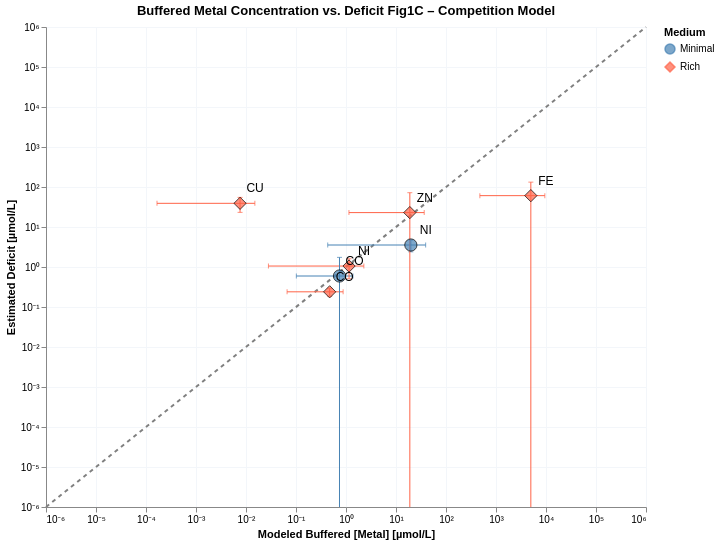

The notebook cell this image was saved under:
### Markdown cell above
### Plot 1 – Competition model: estimated buffered [Metal] vs. Estimated deficit

### Code cell
import polars as pl
import altair as alt

plot_df_comp = build_plot_df(
    est_competition_minimal_lb, est_competition_minimal_ub,
    est_competition_rich_lb,    est_competition_rich_ub,
    deficit_minimal, deficit_rich,
)

df = pl.from_pandas(plot_df_comp).with_columns([
    (pl.col("est_buf_center_M") * 1e6).alias("x_uM"),
    (pl.col("est_buf_lb_M")     * 1e6).alias("x_lb_uM"),
    (pl.col("est_buf_ub_M")     * 1e6).alias("x_ub_uM"),
    (pl.col("deficit_M")        * 1e6).alias("y_uM"),
    (pl.col("deficit_M_err")    * 1e6).alias("y_err_uM"),
])

DOMAIN_MIN = 1e-7   # just below your domain floor of 1e-6

# ── Log-axis label expression (10^n with Unicode superscripts) ────────────────
_log_label_unicode = (
    "datum.value > 0 ? '10' + "
    "replace(replace(replace(replace(replace(replace("
    "replace(replace(replace(replace(replace('' + "
    "round(log(datum.value)/LN10), '-','⁻'),'0','⁰'),'1','¹'),'2','²')"
    ",'3','³'),'4','⁴'),'5','⁵'),'6','⁶'),'7','⁷'),'8','⁸'),'9','⁹') : '0'"
)

df = df.with_columns([
    pl.max_horizontal(
        pl.col("y_uM") - pl.col("y_err_uM"),
        pl.lit(DOMAIN_MIN)
    ).alias("y_lo_uM"),
    (pl.col("y_uM") + pl.col("y_err_uM")).alias("y_hi_uM"),
])

base = alt.Chart(df).encode(
)
x_scale = alt.Scale(type="log", domain=[1e-6, 1e6])
y_scale = alt.Scale(type="log", domain=[1e-6, 1e6])

_ax_x = alt.Axis(labelExpr=_log_label_unicode, title="Modeled Buffered [Metal] [µmol/L]")
_ax_y = alt.Axis(labelExpr=_log_label_unicode, title="Estimated Deficit [µmol/L]")

ref_df = pl.DataFrame({"v": [1e-6, 1e6]})  # for reference line y=x

ref_line = alt.Chart(ref_df).mark_line(strokeDash=[4,4], color="gray").encode(
    x=alt.X("v:Q", scale=x_scale, axis=_ax_x),
    y=alt.Y("v:Q", scale=y_scale, axis=_ax_y),
)
x_bars = base.mark_errorbar(ticks=True).encode(
    x=alt.X("x_lb_uM:Q", scale=x_scale, title=""),
    x2="x_ub_uM:Q",
    y=alt.Y("y_uM:Q", scale=y_scale),
    color="Medium:N",
)
y_bars = base.mark_errorbar(ticks=True, clip=True).encode(
    x=alt.X("x_uM:Q"),
    y=alt.Y("y_lo_uM:Q",  scale=y_scale, title=""),   # explicit log scale + clamped lower
    y2=alt.Y2("y_hi_uM:Q"),
    color="Medium:N",
)
points = base.mark_point(filled=True, size=150, stroke='black', strokeWidth=1).encode(
    x=alt.X("x_uM:Q", scale=x_scale, axis=_ax_x),
    y=alt.Y("y_uM:Q", scale=y_scale, axis=_ax_y),
    color=alt.Color("Medium:N",
        scale=alt.Scale(domain=["Minimal","Rich"], range=["steelblue","tomato"])),
    shape=alt.Shape("Medium:N",
        scale=alt.Scale(domain=["Minimal","Rich"], range=["circle","diamond"])),
)
# 5. Text labels
labels = base.mark_text(dx=15, dy=-15, fontSize=12).encode(
    x=alt.X("x_uM:Q", scale=alt.Scale(type="log")),
    y=alt.Y("y_uM:Q", scale=alt.Scale(type="log")),
    text="Element:N",
)
chart = (ref_line + x_bars + y_bars + points + labels).properties(
    width=600, height=480,
    title="Buffered Metal Concentration vs. Deficit Fig1C – Competition Model"
).configure_axis(gridColor='#f3f6fa')
# chart.save('notebooks/cofactors/buffer_figures/buffered_metal_vs_deficit_competition.svg')
chart

### Figure 1 — Vega-Lite specification as saved in the notebook (floating-point values rounded to 4 significant figures)
{"config": {"view": {"continuousWidth": 300, "continuousHeight": 300}, "axis": {"gridColor": "#f3f6fa"}}, "layer": [{"data": {"name": "data-1c3ca3cce69c13645fce19fabe446275"}, "mark": {"type": "line", "color": "gray", "strokeDash": [4, 4]}, "encoding": {"x": {"axis": {"labelExpr": "datum.value > 0 ? '10' + replace(replace(replace(replace(replace(replace(replace(replace(replace(replace(replace('' + round(log(datum.value)/LN10), '-','⁻'),'0','⁰'),'1','¹'),'2','²'),'3','³'),'4','⁴'),'5','⁵'),'6','⁶'),'7','⁷'),'8','⁸'),'9','⁹') : '0'", "title": "Modeled Buffered [Metal] [µmol/L]"}, "field": "v", "scale": {"domain": [1e-06, 1000000.0], "type": "log"}, "type": "quantitative"}, "y": {"axis": {"labelExpr": "datum.value > 0 ? '10' + replace(replace(replace(replace(replace(replace(replace(replace(replace(replace(replace('' + round(log(datum.value)/LN10), '-','⁻'),'0','⁰'),'1','¹'),'2','²'),'3','³'),'4','⁴'),'5','⁵'),'6','⁶'),'7','⁷'),'8','⁸'),'9','⁹') : '0'", "title": "Estimated Deficit [µmol/L]"}, "field": "v", "scale": {"domain": [1e-06, 1000000.0], "type": "log"}, "type": "quantitative"}}}, {"data": {"name": "data-2fee8ec747bbf3931721c1ed0030deb2"}, "mark": {"type": "errorbar", "ticks": true}, "encoding": {"color": {"field": "Medium", "type": "nominal"}, "x": {"field": "x_lb_uM", "scale": {"domain": [1e-06, 1000000.0], "type": "log"}, "title": "", "type": "quantitative"}, "x2": {"field": "x_ub_uM"}, "y": {"field": "y_uM", "scale": {"domain": [1e-06, 1000000.0], "type": "log"}, "type": "quantitative"}}}, {"data": {"name": "data-2fee8ec747bbf3931721c1ed0030deb2"}, "mark": {"type": "errorbar", "clip": true, "ticks": true}, "encoding": {"color": {"field": "Medium", "type": "nominal"}, "x": {"field": "x_uM", "type": "quantitative"}, "y": {"field": "y_lo_uM", "scale": {"domain": [1e-06, 1000000.0], "type": "log"}, "title": "", "type": "quantitative"}, "y2": {"field": "y_hi_uM"}}}, {"data": {"name": "data-2fee8ec747bbf3931721c1ed0030deb2"}, "mark": {"type": "point", "filled": true, "size": 150, "stroke": "black", "strokeWidth": 1}, "encoding": {"color": {"field": "Medium", "scale": {"domain": ["Minimal", "Rich"], "range": ["steelblue", "tomato"]}, "type": "nominal"}, "shape": {"field": "Medium", "scale": {"domain": ["Minimal", "Rich"], "range": ["circle", "diamond"]}, "type": "nominal"}, "x": {"axis": {"labelExpr": "datum.value > 0 ? '10' + replace(replace(replace(replace(replace(replace(replace(replace(replace(replace(replace('' + round(log(datum.value)/LN10), '-','⁻'),'0','⁰'),'1','¹'),'2','²'),'3','³'),'4','⁴'),'5','⁵'),'6','⁶'),'7','⁷'),'8','⁸'),'9','⁹') : '0'", "title": "Modeled Buffered [Metal] [µmol/L]"}, "field": "x_uM", "scale": {"domain": [1e-06, 1000000.0], "type": "log"}, "type": "quantitative"}, "y": {"axis": {"labelExpr": "datum.value > 0 ? '10' + replace(replace(replace(replace(replace(replace(replace(replace(replace(replace(replace('' + round(log(datum.value)/LN10), '-','⁻'),'0','⁰'),'1','¹'),'2','²'),'3','³'),'4','⁴'),'5','⁵'),'6','⁶'),'7','⁷'),'8','⁸'),'9','⁹') : '0'", "title": "Estimated Deficit [µmol/L]"}, "field": "y_uM", "scale": {"domain": [1e-06, 1000000.0], "type": "log"}, "type": "quantitative"}}}, {"data": {"name": "data-2fee8ec747bbf3931721c1ed0030deb2"}, "mark": {"type": "text", "dx": 15, "dy": -15, "fontSize": 12}, "encoding": {"text": {"field": "Element", "type": "nominal"}, "x": {"field": "x_uM", "scale": {"type": "log"}, "type": "quantitative"}, "y": {"field": "y_uM", "scale": {"type": "log"}, "type": "quantitative"}}}], "height": 480, "title": "Buffered Metal Concentration vs. Deficit Fig1C – Competition Model", "width": 600, "$schema": "https://vega.github.io/schema/vega-lite/v5.20.1.json", "datasets": {"data-1c3ca3cce69c13645fce19fabe446275": [{"v": 1e-06}, {"v": 1000000.0}], "data-2fee8ec747bbf3931721c1ed0030deb2": [{"Medium": "Minimal", "Element": "CO", "est_buf_lb_M": 1.016e-07, "est_buf_ub_M": 1.381e-06, "est_buf_center_M": 7.412e-07, "deficit_M": 5.957e-07, "deficit_M_err": 1.145e-06, "x_uM": 0.7412, "x_lb_uM": 0.1016, "x_ub_uM": 1.381, "y_uM": 0.5957, "y_err_uM": 1.145, "y_lo_uM": 1e-07, "y_hi_uM": 1.741}, {"Medium": "Minimal", "Element": "NI", "est_buf_lb_M": 4.311e-07, "est_buf_ub_M": 3.919e-05, "est_buf_center_M": 1.981e-05, "deficit_M": 3.546e-06, "deficit_M_err": 1.154e-06, "x_uM": 19.81, "x_lb_uM": 0.4311, "x_ub_uM": 39.19, "y_uM": 3.546, "y_err_uM": 1.154, "y_lo_uM": 2.392, "y_hi_uM": 4.7}, {"Medium": "Rich", "Element": "FE", "est_buf_lb_M": 0.0004757, "est_buf_ub_M": 0.009474, "est_buf_center_M": 0.004975, "deficit_M": 6.076e-05, "deficit_M_err": 7.159e-05, "x_uM": 4975.0, "x_lb_uM": 475.7, "x_ub_uM": 9474.0, "y_uM": 60.76, "y_err_uM": 71.59, "y_lo_uM": 1e-07, "y_hi_uM": 132.4}, {"Medium": "Rich", "Element": "CO", "est_buf_lb_M": 6.63e-08, "est_buf_ub_M": 8.762e-07, "est_buf_center_M": 4.713e-07, "deficit_M": 2.397e-07, "deficit_M_err": 5.403e-08, "x_uM": 0.4713, "x_lb_uM": 0.0663, "x_ub_uM": 0.8762, "y_uM": 0.2397, "y_err_uM": 0.05403, "y_lo_uM": 0.1856, "y_hi_uM": 0.2937}, {"Medium": "Rich", "Element": "NI", "est_buf_lb_M": 2.81e-08, "est_buf_ub_M": 2.275e-06, "est_buf_center_M": 1.151e-06, "deficit_M": 1.057e-06, "deficit_M_err": 5.487e-07, "x_uM": 1.151, "x_lb_uM": 0.0281, "x_ub_uM": 2.275, "y_uM": 1.057, "y_err_uM": 0.5487, "y_lo_uM": 0.5079, "y_hi_uM": 1.605}, {"Medium": "Rich", "Element": "CU", "est_buf_lb_M": 1.66e-10, "est_buf_ub_M": 1.504e-08, "est_buf_center_M": 7.605e-09, "deficit_M": 3.91e-05, "deficit_M_err": 1.588e-05, "x_uM": 0.007605, "x_lb_uM": 0.000166, "x_ub_uM": 0.01504, "y_uM": 39.1, "y_err_uM": 15.88, "y_lo_uM": 23.22, "y_hi_uM": 54.98}, {"Medium": "Rich", "Element": "ZN", "est_buf_lb_M": 1.145e-06, "est_buf_ub_M": 3.667e-05, "est_buf_center_M": 1.891e-05, "deficit_M": 2.29e-05, "deficit_M_err": 4.917e-05, "x_uM": 18.91, "x_lb_uM": 1.145, "x_ub_uM": 36.67, "y_uM": 22.9, "y_err_uM": 49.17, "y_lo_uM": 1e-07, "y_hi_uM": 72.08}]}}
